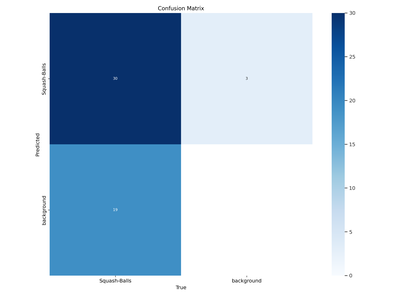
#> input picture figs/confusion_matrix.png, 395 x 296 px, shrunk from 3000 x 2250 before the run, found by its file name
$ python fix_confusion_matrix.py
#> lines starting #> are read from the running program, lines starting #| are printed output that depends on the picture
# tools/fix_confusion_matrix.py
# Image-only fix (NO rerun): tight crop + upscale + remove right colorbar strip.
# Output: figs/confusion_matrix_tight.png

import os
from PIL import Image, ImageChops

def autocrop_whitespace(im, bg=(255, 255, 255), tol=8):
    im = im.convert("RGB")
    bg_im = Image.new("RGB", im.size, bg)
    diff = ImageChops.difference(im, bg_im)
    diff = ImageChops.add(diff, diff, 2.0, -tol)
    bbox = diff.getbbox()
    return im.crop(bbox) if bbox else im

def upscale(im, factor=3):
    w, h = im.size
    return im.resize((w * factor, h * factor), resample=Image.Resampling.LANCZOS)

def crop_right_colorbar(im, keep_frac=0.88):
    # trims the right strip where the colorbar usually lives
    w, h = im.size
    return im.crop((0, 0, int(w * keep_frac), h))

def main():
    in_path = os.path.join("figs", "confusion_matrix.png")
    out_path = os.path.join("figs", "confusion_matrix_tight.png")

    im = Image.open(in_path).convert("RGB")

    im = autocrop_whitespace(im, tol=10)   # remove outer margins
#> in autocrop_whitespace, `bg_im = Image.new("RGB", im.size, bg)`: bg_im: PIL image 395x296 RGB; every value is 255
#> in autocrop_whitespace, `diff = ImageChops.difference(im, bg_im)`:
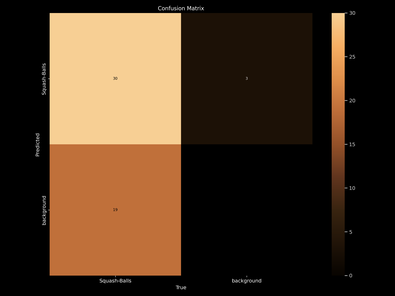
#> diff: PIL image 395x296 RGB; mean R, G, B 73.7, 52.9, 33.4
#> in autocrop_whitespace, `bbox = diff.getbbox()`: bbox = (35, 5, 356, 290)
#> in autocrop_whitespace, `return im.crop(bbox) if bbox else im`:
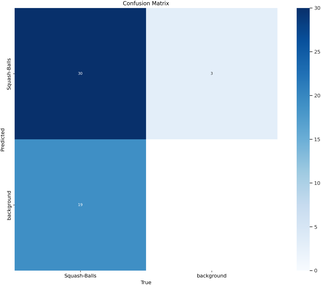
#> returned value: PIL image 321x285 RGB; mean R, G, B 160.8, 187.4, 212.3
    im = upscale(im, factor=3)             # make text larger in the final raster
    im = autocrop_whitespace(im, tol=10)   # trim again after upscale
#> call 2 of autocrop_whitespace, with bg = (255, 255, 255), tol = 10
#> in autocrop_whitespace (call 2), `bg_im = Image.new("RGB", im.size, bg)`: bg_im: PIL image 963x855 RGB; every value is 255
#> in autocrop_whitespace (call 2), `diff = ImageChops.difference(im, bg_im)`:
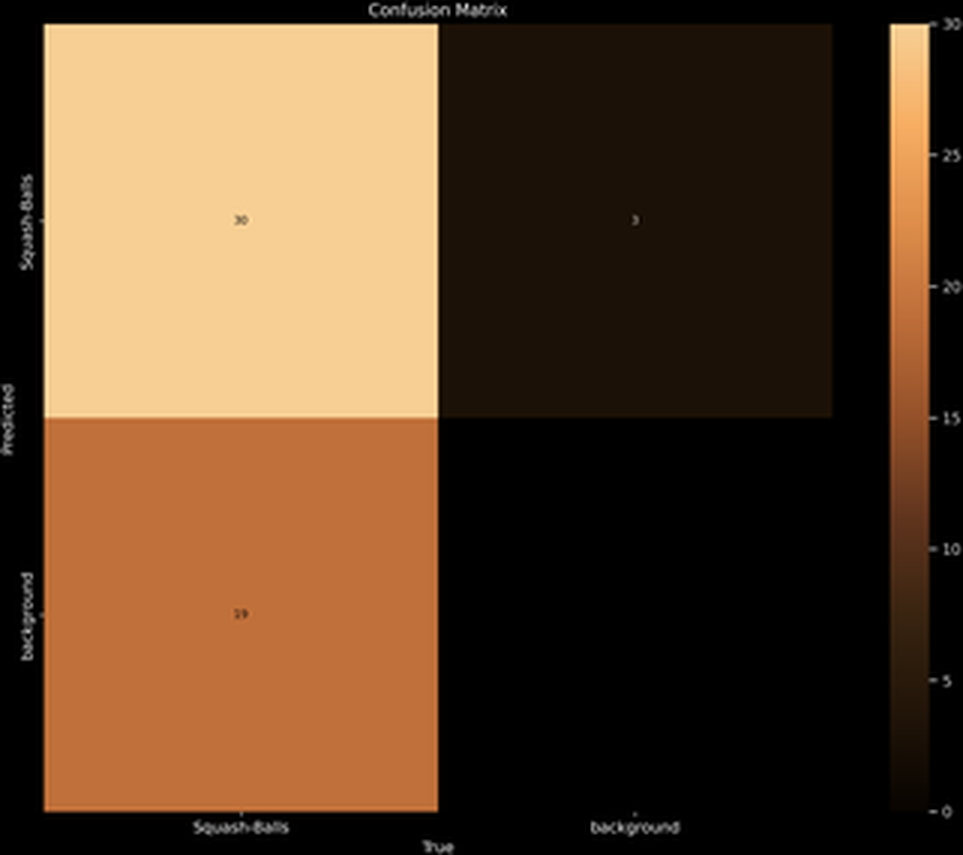
#> diff: PIL image 963x855 RGB; mean R, G, B 94.3, 67.7, 42.7
#> in autocrop_whitespace (call 2), `bbox = diff.getbbox()`: bbox = (0, 0, 963, 855)

    # remove colorbar region (adjust if needed: 0.86–0.92 typical)
    im = crop_right_colorbar(im, keep_frac=0.88)
#> in crop_right_colorbar, `return im.crop((0, 0, int(w * keep_frac), h))`:
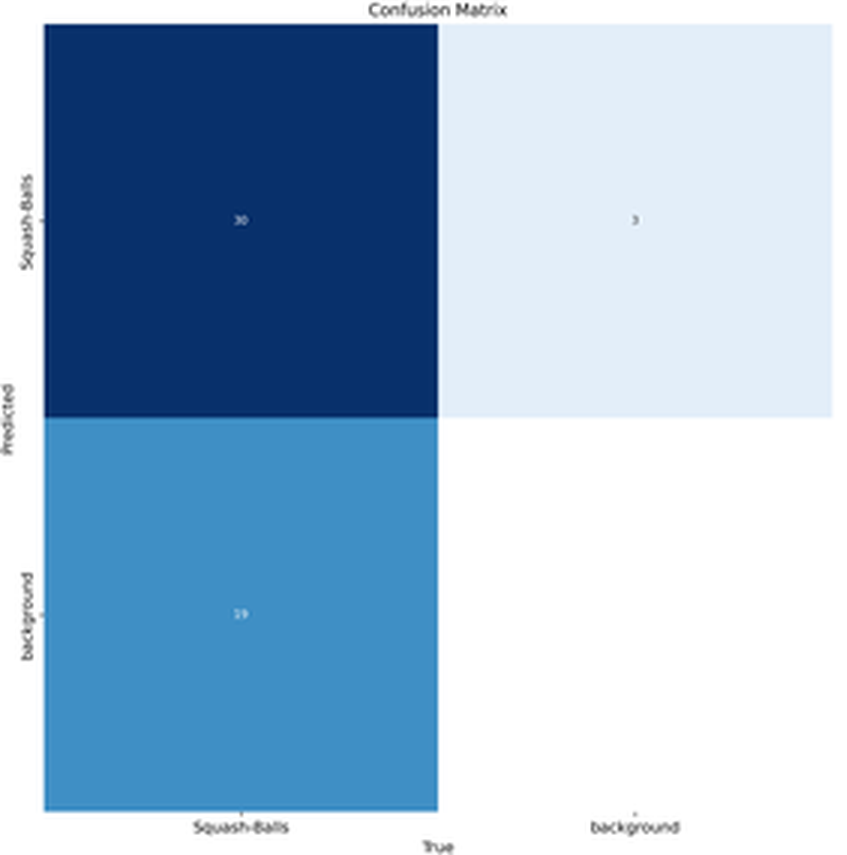
#> returned value: PIL image 847x855 RGB; mean R, G, B 154, 182.1, 208.7
    im = autocrop_whitespace(im, tol=10)
#> call 3 of autocrop_whitespace, with bg = (255, 255, 255), tol = 10
#> in autocrop_whitespace (call 3), `bg_im = Image.new("RGB", im.size, bg)`: bg_im: PIL image 847x855 RGB; every value is 255
#> in autocrop_whitespace (call 3), `diff = ImageChops.difference(im, bg_im)`:
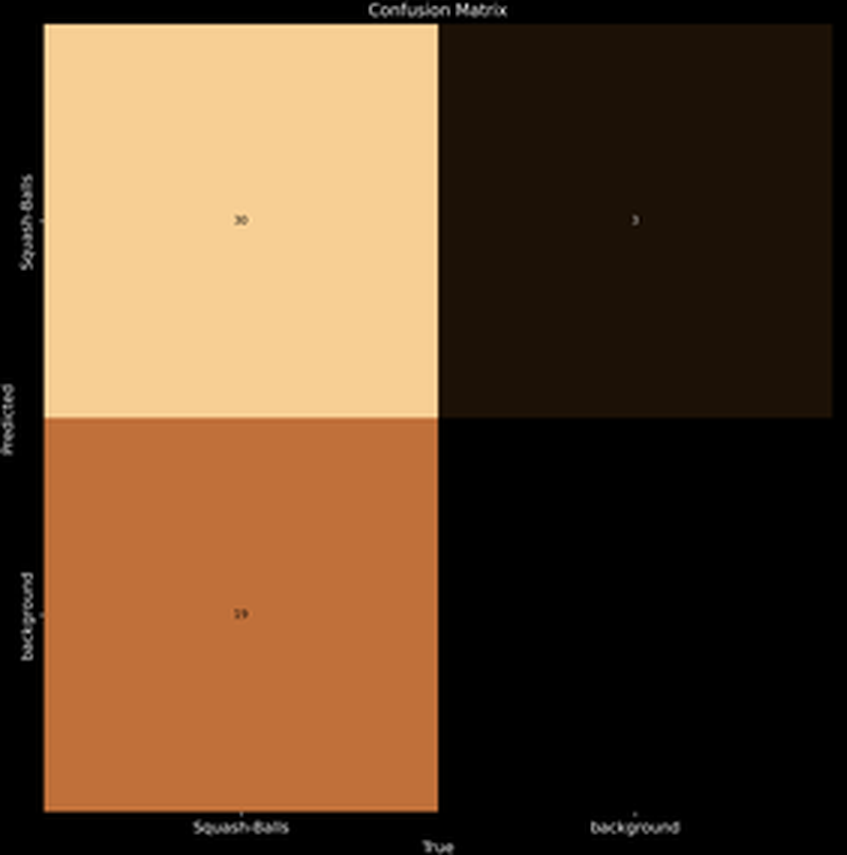
#> diff: PIL image 847x855 RGB; mean R, G, B 101, 72.9, 46.3
#> in autocrop_whitespace (call 3), `bbox = diff.getbbox()`: bbox = (0, 0, 833, 855)
#> in autocrop_whitespace (call 3), `return im.crop(bbox) if bbox else im`:
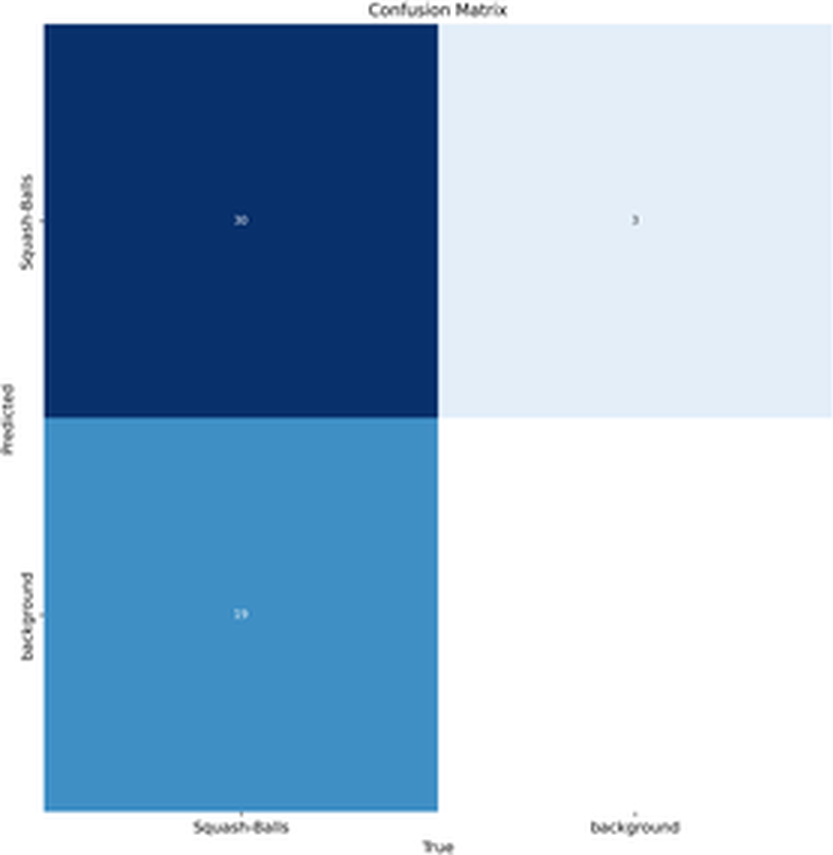
#> returned value: PIL image 833x855 RGB; mean R, G, B 152.3, 180.9, 207.9

    im.save(out_path, dpi=(300, 300))
    print("Wrote:", out_path)

if __name__ == "__main__":
    main()

$ run again, with figs/F1_curve.png copied over figs/confusion_matrix.png
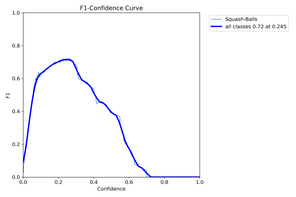
#> input picture figs/F1_curve.png, 296 x 197 px, shrunk from 2250 x 1500 before the run, found by its file name
#> bg_im: PIL image 296x197 RGB; every value is 255
#> bbox = (5, 5, 289, 191)
#> bg_im: PIL image 852x558 RGB; every value is 255
#> in autocrop_whitespace (call 2), `diff = ImageChops.difference(im, bg_im)`:
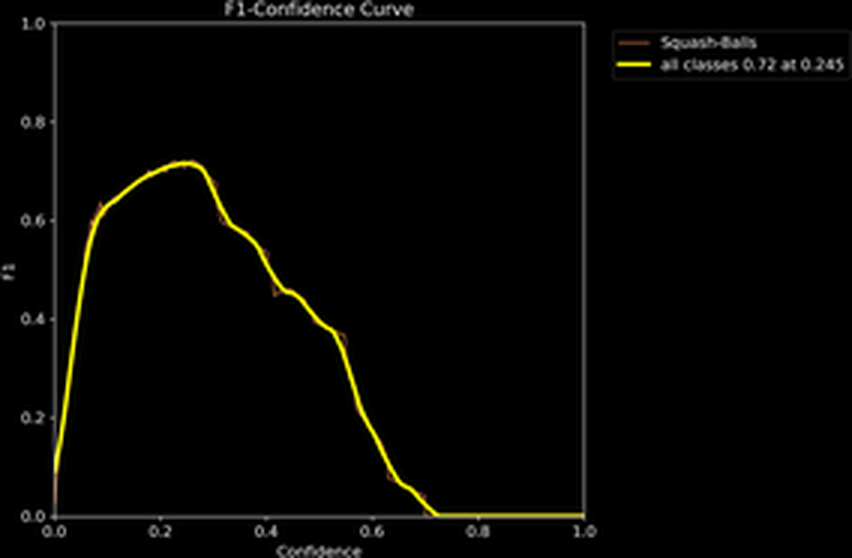
#> diff: PIL image 852x558 RGB; mean R, G, B 5.7, 5.5, 3.3
#> bbox = (0, 0, 852, 558)
#> bg_im: PIL image 749x558 RGB; every value is 255
#> in autocrop_whitespace (call 3), `diff = ImageChops.difference(im, bg_im)`:
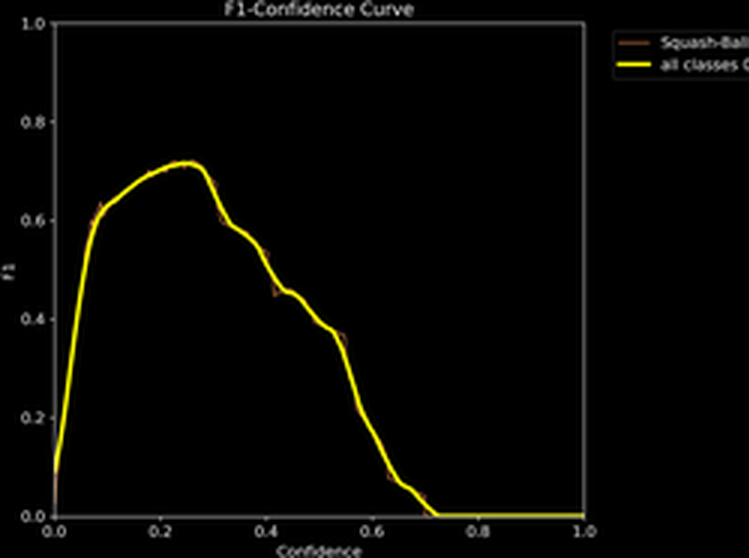
#> diff: PIL image 749x558 RGB; mean R, G, B 6.2, 6.1, 3.6
#> bbox = (0, 0, 749, 558)

$ run again, with figs/PR_curve.png copied over figs/confusion_matrix.png
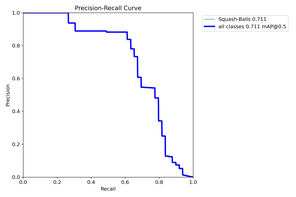
#> input picture figs/PR_curve.png, 296 x 197 px, shrunk from 2250 x 1500 before the run, found by its file name
#> bg_im: PIL image 296x197 RGB; every value is 255
#> bbox = (5, 5, 289, 191)
#> bg_im: PIL image 852x558 RGB; every value is 255
#> in autocrop_whitespace (call 2), `diff = ImageChops.difference(im, bg_im)`:
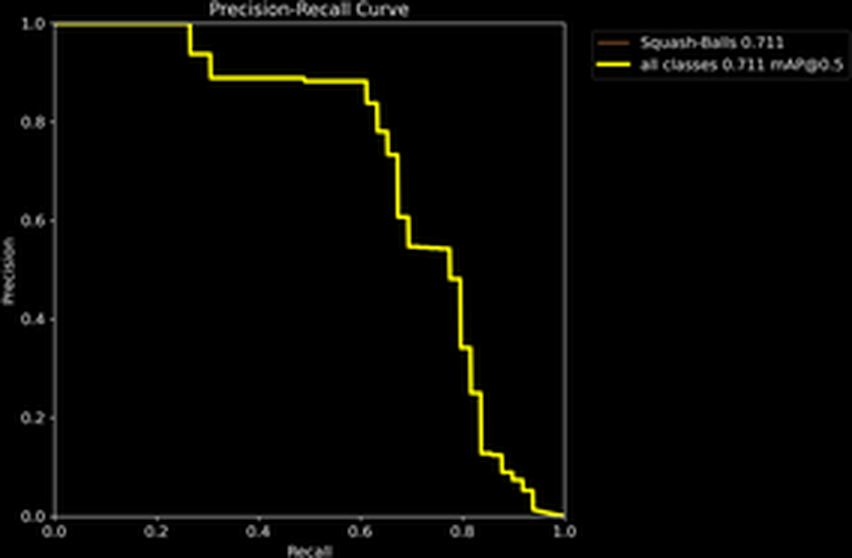
#> diff: PIL image 852x558 RGB; mean R, G, B 5.6, 5.6, 3.4
#> bbox = (0, 0, 852, 558)
#> bg_im: PIL image 749x558 RGB; every value is 255
#> in autocrop_whitespace (call 3), `diff = ImageChops.difference(im, bg_im)`:
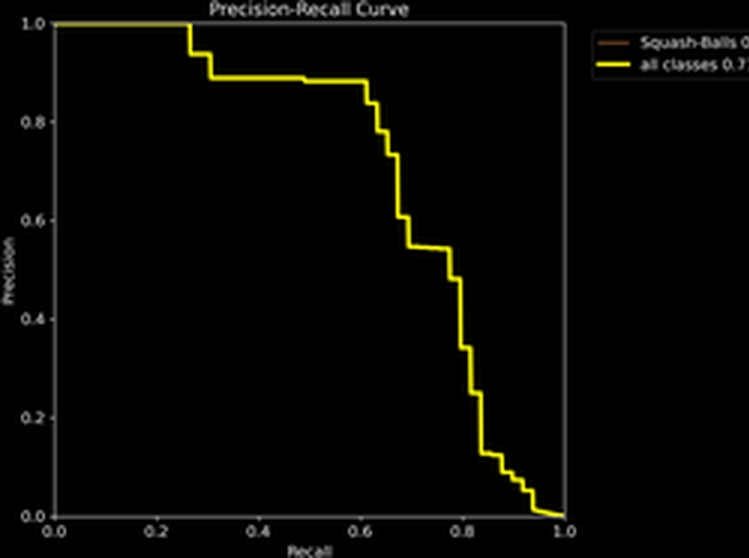
#> diff: PIL image 749x558 RGB; mean R, G, B 6.1, 6.1, 3.5
#> bbox = (0, 0, 749, 558)

$ run again, with figs/P_curve.png copied over figs/confusion_matrix.png
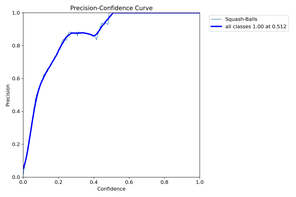
#> input picture figs/P_curve.png, 296 x 197 px, shrunk from 2250 x 1500 before the run, found by its file name
#> bg_im: PIL image 296x197 RGB; every value is 255
#> bbox = (5, 5, 289, 191)
#> bg_im: PIL image 852x558 RGB; every value is 255
#> in autocrop_whitespace (call 2), `diff = ImageChops.difference(im, bg_im)`:
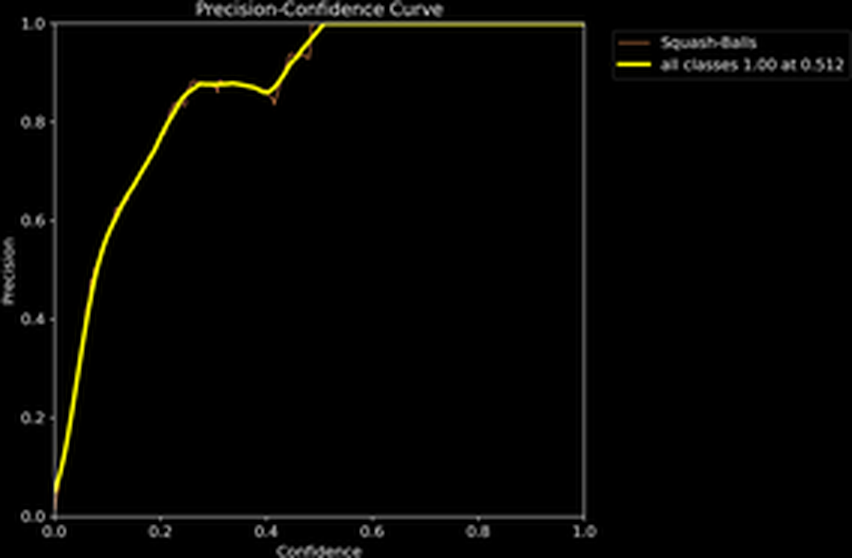
#> diff: PIL image 852x558 RGB; mean R, G, B 5.3, 5.3, 3.5
#> bbox = (0, 0, 852, 558)
#> bg_im: PIL image 749x558 RGB; every value is 255
#> in autocrop_whitespace (call 3), `diff = ImageChops.difference(im, bg_im)`:
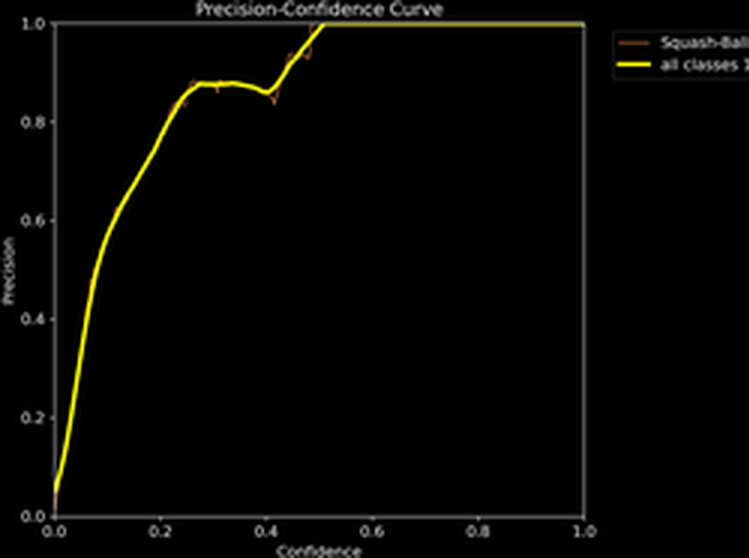
#> diff: PIL image 749x558 RGB; mean R, G, B 5.9, 5.8, 3.8
#> bbox = (0, 0, 749, 558)
